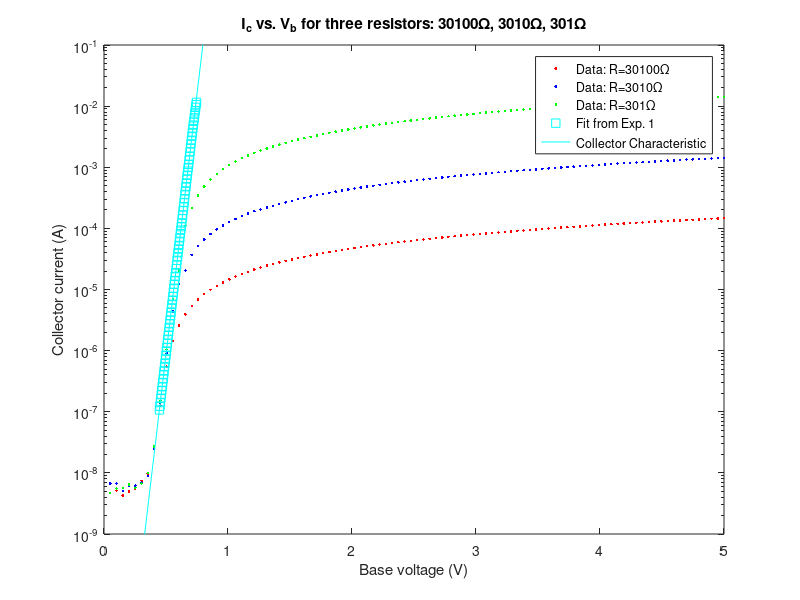
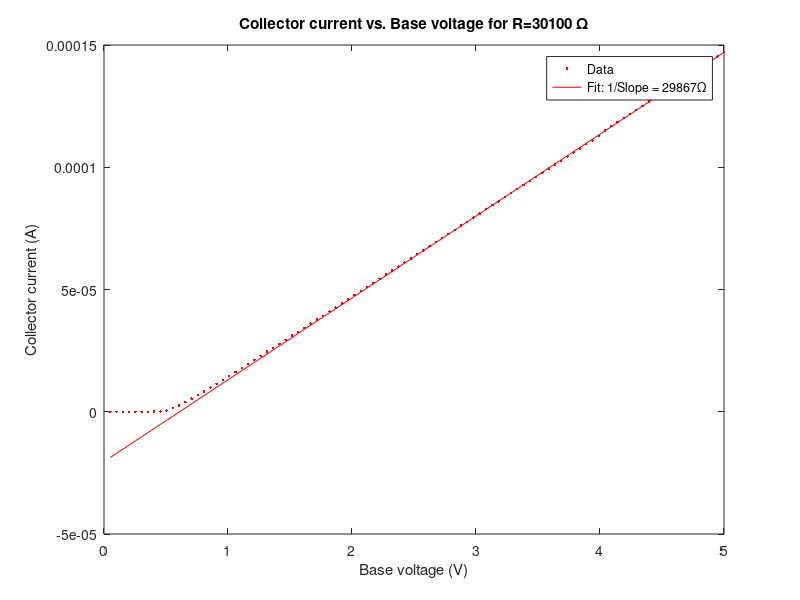
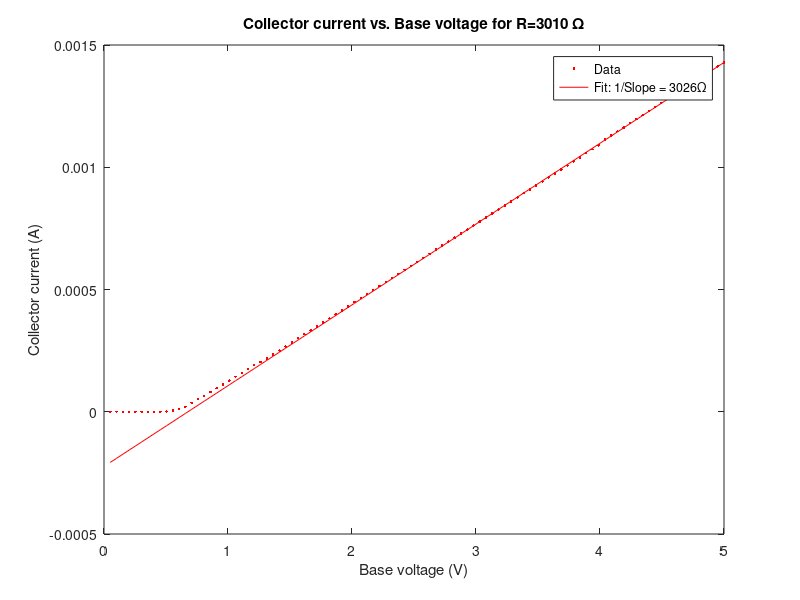
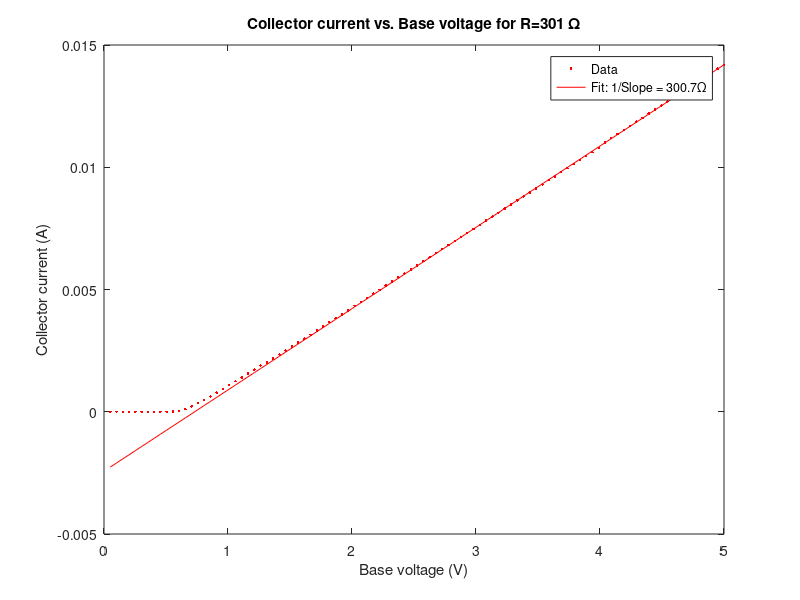

Source code (MATLAB) for these figures, in order:
close all
clearvars

load exp1for2.mat
load exp2data.mat
load params.mat

Ie30001 = -negIe30001(2:end);
Ie3001 = -negIe3001(2:end);
Ie301 = -negIe301(2:end);
Ve30100 = Ie30001*30100;
Ve3010 = Ie3001*3010;
Ve301 = Ie301*301;

Ib30001 = Ib30001(2:end);
Ib3001 = Ib3001(2:end);
Ib301 = Ib301(2:end);

Vb = Vb(2:end);

Ic30001 = Ib30001 + Ie30001;
Ic3001 = Ib3001 + Ie3001;
Ic301 = Ib301 + Ie301;
Ic30100ff = polyfit(Vb(50:end),Ic30001(50:end),1);
Ic30100fit = polyval(Ic30100ff, Vb);
Ic3010ff = polyfit(Vb(50:end),Ic3001(50:end),1);
Ic3010fit = polyval(Ic3010ff, Vb);
Ic301ff = polyfit(Vb(50:end),Ic301(50:end),1);
Ic301fit = polyval(Ic301ff, Vb);
Icideal = I_s*exp(Vb/U_T);

figure(1)
semilogy(Vb, Ic30001,'r.',...
         Vb, Ic3001,'b.',...
         Vb, Ic301,'g.',...
         Vbp1, Icp1, 'cs', ...
         Vb, Icideal,'c')
legend('Data: R=30100\Omega',...
       'Data: R=3010\Omega',...
       'Data: R=301\Omega',...
       'Fit from Exp. 1',...
       'Collector Characteristic')
xlabel('Base voltage (V)')
ylabel('Collector current (A)')
ylim([1e-9,1e-1])
title('I_c vs. V_b for three resistors: {30100\Omega, 3010\Omega, 301\Omega}')

figure(2)
plot(Vb, Ic30001, 'r.', Vb, Ic30100fit, 'r')
title('Collector current vs. Base voltage for R=30100 \Omega')
legend('Data', 'Fit: 1/Slope = 29867\Omega')
xlabel('Base voltage (V)')
ylabel('Collector current (A)')
figure(3)
plot(Vb, Ic3001, 'r.', Vb, Ic3010fit, 'r')
title('Collector current vs. Base voltage for R=3010 \Omega')
legend('Data', 'Fit: 1/Slope = 3026\Omega')
xlabel('Base voltage (V)')
ylabel('Collector current (A)')
figure(4)
plot(Vb, Ic301, 'r.', Vb, Ic301fit, 'r')
title('Collector current vs. Base voltage for R=301 \Omega')
legend('Data', 'Fit: 1/Slope = 300.7\Omega')
xlabel('Base voltage (V)')
ylabel('Collector current (A)')

% Interpolate out beta values based on Ib
beta30100 = interp1(Ib,beta,Ib30001,'spline');
beta3010 = interp1(Ib,beta,Ib3001,'spline');
beta301 = interp1(Ib,beta,Ib301,'spline');

% Grab Rb and Rbfit values
Rb30001 = diff(Vb)./diff(Ib30001);
Rb3001 = diff(Vb)./diff(Ib3001);
Rb301 = diff(Vb)./diff(Ib301);
Rbfit30100 = U_T./Ib30001+30100*(beta30100+1);
Rbfit3010 = U_T./Ib3001+3010*(beta3010+1);
Rbfit301 = U_T./Ib301+301*(beta301+1);

% Grab Gm and Gmfit values
Gm30001 = diff(Ic30001)./diff(Vb);
Gm3001 = diff(Ic3001)./diff(Vb);
Gm301 = diff(Ic301)./diff(Vb);
Gmfit30100 = beta30100./Rbfit30100;
Gmfit3010 = beta3010./Rbfit3010;
Gmfit301 = beta301./Rbfit301;

figure(5)
loglog(Ib30001(2:end), Rb30001,'r.',...
       Ib3001(2:end), Rb3001,'b.',...
       Ib301(2:end), Rb301,'g.',...
       Ib30001, Rbfit30100,'r',...
       Ib3001, Rbfit3010,'b',...
       Ib301, Rbfit301,'g')
xlabel('Base current (A)')
ylabel('Incremental Resistance (\Omega)')
legend('Data: R=30100\Omega',...
       'Data: R=3010\Omega',...
       'Data: R=301\Omega',...
       'Fit: R=30100\Omega',...
       'Fit: R=3010\Omega',...
       'Fit: R=301\Omega')
title('R_b vs. I_b')

figure(6)
loglog(Ib30001(2:end), Gm30001,'r.',...
       Ib3001(2:end), Gm3001,'b.',...
       Ib301(2:end), Gm301,'g.',...
       Ib30001, Gmfit30100,'r',...
       Ib3001, Gmfit3010,'b',...
       Ib301, Gmfit301,'g')
xlabel('Base current (A)')
ylabel('Incremental Transconductance (1/\Omega)')
legend('Data: R=30100\Omega',...
       'Data: R=3010\Omega',...
       'Data: R=301\Omega',...
       'Fit: R=30100\Omega',...
       'Fit: R=3010\Omega',...
       'Fit: R=301\Omega')
title('G_m vs. I_b')
